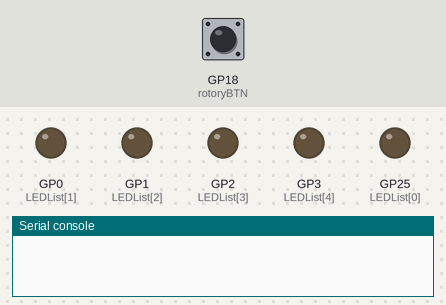
Simulated run of this program. Board: Raspberry Pi Pico running MicroPython. On the bench: output pins drawn as LEDs (lit = HIGH), the last lines printed to the serial console. Dashed ring = blinking. The inputs (shaded band) are chosen by the test bench; at power-on: GP18 (rotoryBTN) HIGH.

Above: at 1.2 s.
1.3 s: GP18 (rotoryBTN) pulled LOW for 1 s
At 1.76 s:
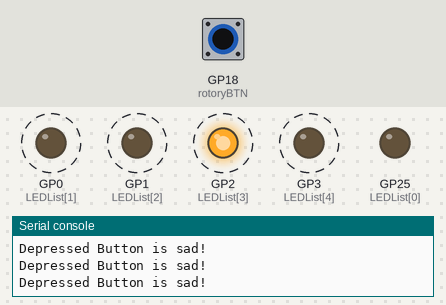
4.0 s: GP18 (rotoryBTN) pulled LOW for 3.2 s
At 4.16 s:
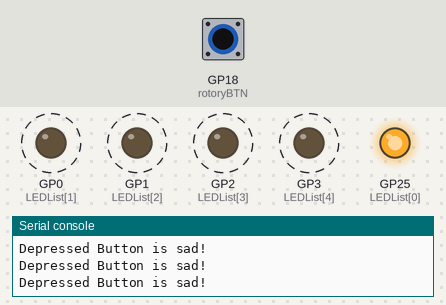
Timing chart, 0 to 14.7 s (numbered marks = the images above; inputs shaded):
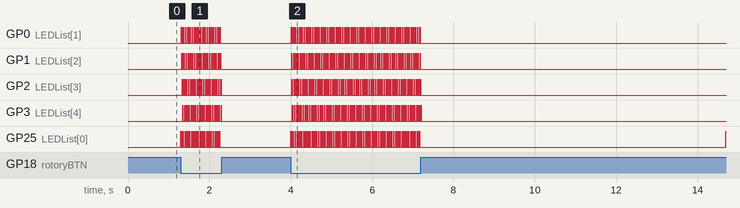

Measured:
- after the input at 1.3 s, GP0 (LEDList[1]), GP1 (LEDList[2]), GP2 (LEDList[3]), GP3 (LEDList[4]): alternates HIGH for 0.01 s and LOW for 0.04 s, 38 changes in all, then stays LOW, starting at once
- after the input at 4.0 s, GP0 (LEDList[1]), GP1 (LEDList[2]), GP2 (LEDList[3]), GP3 (LEDList[4]), GP25 (LEDList[0]): alternates HIGH for 0.01 s and LOW for 0.04 s, starting at once

The program:

ledrotory.py
```python
from machine import Pin
import utime

rotoryDT = Pin(16, Pin.IN, Pin.PULL_UP)
rotoryCLK = Pin(17, Pin.IN, Pin.PULL_UP)
rotoryBTN = Pin(18, Pin.IN, Pin.PULL_UP)
LEDList = [Pin(25,Pin.OUT),Pin(0,Pin.OUT),Pin(1,Pin.OUT),Pin(2,Pin.OUT),Pin(3,Pin.OUT)]
listSize = len(LEDList)
previousPosition = 1
currentPosition = 0

def rotory_dial():
    global previousPosition
    global currentPosition

    if previousPosition != rotoryCLK.value():
        if rotoryCLK.value() == 0:
            if rotoryDT.value() ==0:
                currentPosition = (currentPosition - 1)%listSize
                print("Rotating Left", currentPosition)
            else:
                currentPosition = (currentPosition + 1)%listSize
                print("Rotating Right", currentPosition)
        previousPosition = rotoryCLK.value()


    if rotoryBTN.value() == 0:
        for x in range(0,listSize): #when pressed all will light up
            LEDList[x].high()
            utime.sleep(.01)
            LEDList[x].low()
        print("Depressed Button is sad!")
        utime.sleep(.001)
    else:
        pass


while True:
    for i in range (0,listSize):
        LEDList[i].value(0)
        rotory_dial()
        LEDList[currentPosition].value(1)
        utime.sleep(.001)
#from machine import ADC
#import time
#import _thread #for multithreading because pico is dual core

#adc = ADC(Pin(26))
#led = Pin(25,Pin.OUT)
#led1 = Pin(0,Pin.OUT)
#led2 = Pin(1,Pin.OUT)
#led3 = Pin(2,Pin.OUT)
#led4 = Pin(3,Pin.OUT)
#previous_value = True
#button_down = False
#delay = 0.1

#while True:
    #print("dir", rotoryDT.value(), "step", rotoryCLK.value())
    #if previous_value != rotoryCLK.value():
         #if rotoryCLK.value() == False:
             #if rotoryDT.value() == False:
                 #print("turned left")
             #else:
                 #print("turned right")
         #previous_value = rotoryCLK.value()
    #if rototryBTN.value() == False and not button_down:
         #print("button pushed")
         #button_down = True
    #if rototryBTN.value() == True and button_down:
         #button_down = False

    #if rototryBTN.value() == False:
         #print("button pressed")
    #led.toggle()
    #led1.high()
    #utime.sleep(delay)
    #led1.low()
    #led2.high()
    #utime.sleep(delay)
    #led2.low()
    #led3.high()
    #utime.sleep(delay)
    #led3.low()
    #led4.high()
    #utime.sleep(delay)
    #led4.low()
```
